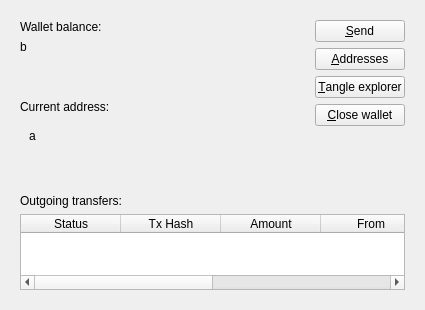
<?xml version="1.0" encoding="UTF-8"?>
<ui version="4.0">
 <class>WalletWidget</class>
 <widget class="QWidget" name="WalletWidget">
  <property name="geometry">
   <rect>
    <x>0</x>
    <y>0</y>
    <width>425</width>
    <height>310</height>
   </rect>
  </property>
  <property name="windowTitle">
   <string>Wallet</string>
  </property>
  <layout class="QVBoxLayout" name="verticalLayout_6">
   <item>
    <widget class="QStackedWidget" name="stackedWidget">
     <widget class="QWidget" name="page">
      <layout class="QVBoxLayout" name="verticalLayout_7">
       <item>
        <layout class="QGridLayout" name="gridLayout">
         <item row="0" column="0">
          <layout class="QVBoxLayout" name="verticalLayout_5">
           <item>
            <widget class="QLabel" name="label">
             <property name="text">
              <string>Wallet balance:</string>
             </property>
             <property name="alignment">
              <set>Qt::AlignLeading|Qt::AlignLeft|Qt::AlignVCenter</set>
             </property>
            </widget>
           </item>
           <item>
            <widget class="QLabel" name="balanceLabel">
             <property name="text">
              <string>b</string>
             </property>
             <property name="alignment">
              <set>Qt::AlignLeading|Qt::AlignLeft|Qt::AlignVCenter</set>
             </property>
             <property name="wordWrap">
              <bool>true</bool>
             </property>
             <property name="textInteractionFlags">
              <set>Qt::LinksAccessibleByMouse|Qt::TextSelectableByMouse</set>
             </property>
            </widget>
           </item>
           <item>
            <spacer name="verticalSpacer">
             <property name="orientation">
              <enum>Qt::Vertical</enum>
             </property>
             <property name="sizeHint" stdset="0">
              <size>
               <width>20</width>
               <height>40</height>
              </size>
             </property>
            </spacer>
           </item>
          </layout>
         </item>
         <item row="0" column="1" rowspan="2">
          <layout class="QVBoxLayout" name="verticalLayout">
           <item>
            <widget class="QPushButton" name="SendButton">
             <property name="text">
              <string>&amp;Send</string>
             </property>
            </widget>
           </item>
           <item>
            <widget class="QPushButton" name="adresseButton">
             <property name="text">
              <string>&amp;Addresses</string>
             </property>
            </widget>
           </item>
           <item>
            <widget class="QPushButton" name="tangleExplorerButton">
             <property name="text">
              <string>&amp;Tangle explorer</string>
             </property>
            </widget>
           </item>
           <item>
            <widget class="QPushButton" name="closeWalletButton">
             <property name="text">
              <string>&amp;Close wallet</string>
             </property>
            </widget>
           </item>
           <item>
            <spacer name="verticalSpacer_3">
             <property name="orientation">
              <enum>Qt::Vertical</enum>
             </property>
             <property name="sizeHint" stdset="0">
              <size>
               <width>20</width>
               <height>40</height>
              </size>
             </property>
            </spacer>
           </item>
          </layout>
         </item>
         <item row="1" column="0">
          <layout class="QVBoxLayout" name="verticalLayout_4">
           <item>
            <widget class="QLabel" name="label_3">
             <property name="text">
              <string>Current address:</string>
             </property>
            </widget>
           </item>
           <item>
            <widget class="QScrollArea" name="scrollArea">
             <property name="frameShape">
              <enum>QFrame::NoFrame</enum>
             </property>
             <property name="frameShadow">
              <enum>QFrame::Sunken</enum>
             </property>
             <property name="widgetResizable">
              <bool>true</bool>
             </property>
             <widget class="QWidget" name="scrollAreaWidgetContents">
              <property name="geometry">
               <rect>
                <x>0</x>
                <y>0</y>
                <width>251</width>
                <height>49</height>
               </rect>
              </property>
              <layout class="QVBoxLayout" name="verticalLayout_3">
               <item>
                <widget class="QLabel" name="addressLabel">
                 <property name="text">
                  <string>a</string>
                 </property>
                 <property name="scaledContents">
                  <bool>false</bool>
                 </property>
                 <property name="alignment">
                  <set>Qt::AlignLeading|Qt::AlignLeft|Qt::AlignTop</set>
                 </property>
                 <property name="wordWrap">
                  <bool>true</bool>
                 </property>
                 <property name="openExternalLinks">
                  <bool>true</bool>
                 </property>
                 <property name="textInteractionFlags">
                  <set>Qt::LinksAccessibleByMouse|Qt::TextSelectableByMouse</set>
                 </property>
                </widget>
               </item>
              </layout>
             </widget>
            </widget>
           </item>
          </layout>
         </item>
        </layout>
       </item>
       <item>
        <spacer name="verticalSpacer_2">
         <property name="orientation">
          <enum>Qt::Vertical</enum>
         </property>
         <property name="sizeHint" stdset="0">
          <size>
           <width>20</width>
           <height>0</height>
          </size>
         </property>
        </spacer>
       </item>
       <item>
        <layout class="QVBoxLayout" name="verticalLayout_2">
         <item>
          <widget class="QLabel" name="label_2">
           <property name="text">
            <string>Outgoing transfers:</string>
           </property>
          </widget>
         </item>
         <item>
          <widget class="QTableWidget" name="pastTxTableWidget">
           <property name="editTriggers">
            <set>QAbstractItemView::NoEditTriggers</set>
           </property>
           <property name="alternatingRowColors">
            <bool>true</bool>
           </property>
           <property name="selectionMode">
            <enum>QAbstractItemView::SingleSelection</enum>
           </property>
           <property name="selectionBehavior">
            <enum>QAbstractItemView::SelectRows</enum>
           </property>
           <property name="showGrid">
            <bool>false</bool>
           </property>
           <property name="gridStyle">
            <enum>Qt::SolidLine</enum>
           </property>
           <property name="sortingEnabled">
            <bool>false</bool>
           </property>
           <property name="cornerButtonEnabled">
            <bool>true</bool>
           </property>
           <attribute name="horizontalHeaderVisible">
            <bool>true</bool>
           </attribute>
           <attribute name="horizontalHeaderCascadingSectionResizes">
            <bool>false</bool>
           </attribute>
           <attribute name="horizontalHeaderHighlightSections">
            <bool>true</bool>
           </attribute>
           <attribute name="horizontalHeaderStretchLastSection">
            <bool>true</bool>
           </attribute>
           <attribute name="verticalHeaderVisible">
            <bool>false</bool>
           </attribute>
           <column>
            <property name="text">
             <string>Status</string>
            </property>
           </column>
           <column>
            <property name="text">
             <string>Tx Hash</string>
            </property>
           </column>
           <column>
            <property name="text">
             <string>Amount</string>
            </property>
           </column>
           <column>
            <property name="text">
             <string>From</string>
            </property>
           </column>
           <column>
            <property name="text">
             <string>To</string>
            </property>
           </column>
           <column>
            <property name="text">
             <string>Date</string>
            </property>
           </column>
          </widget>
         </item>
        </layout>
       </item>
      </layout>
     </widget>
     <widget class="QWidget" name="page_2"/>
    </widget>
   </item>
  </layout>
 </widget>
 <resources/>
 <connections/>
</ui>
